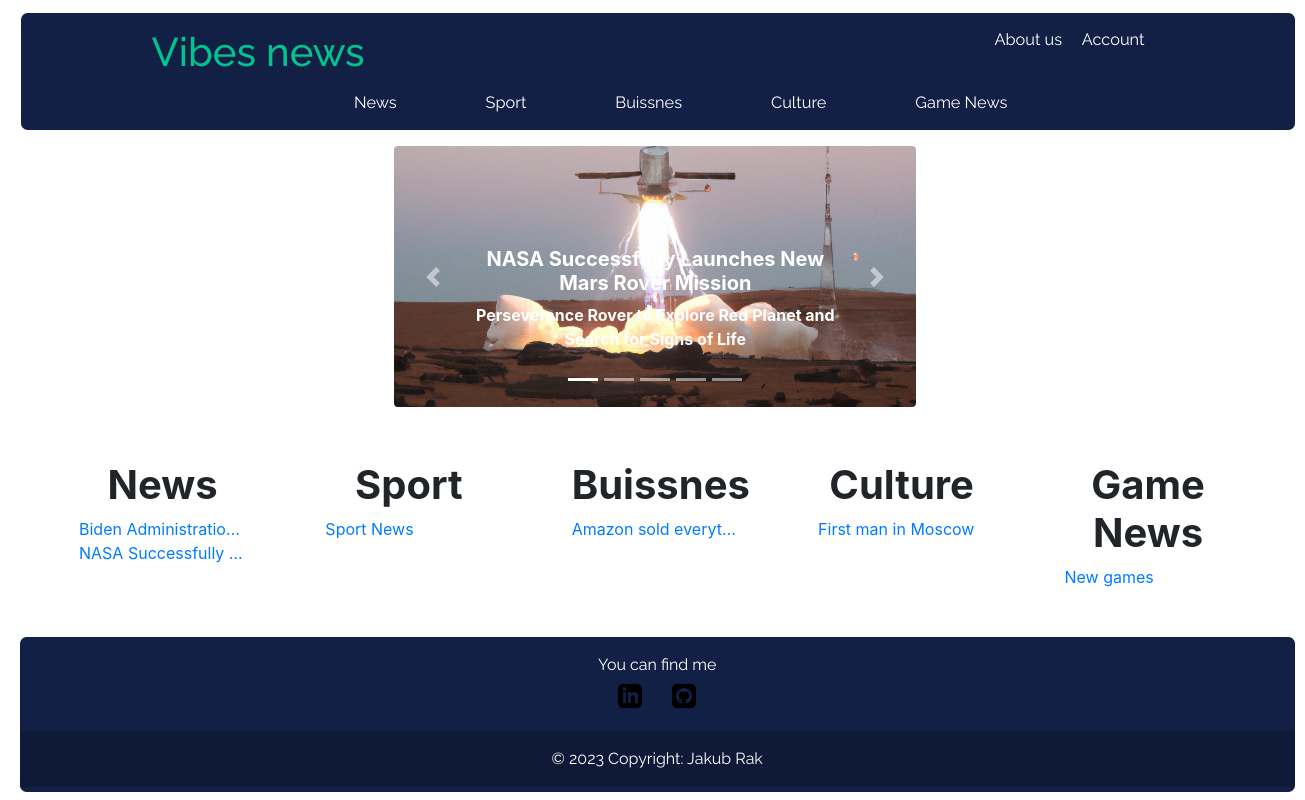
The page /home on the database its author committed.
### vibes/models.py (models this page shows, shortened)
class Article(db.Model):
    id = db.Column (db.Integer, primary_key = True)
    title = db.Column (db.String(255), unique = True, nullable = False)
    image_of_article = db.Column (db.String(255), nullable = False, default = 'default.png')
    subtitle = db.Column (db.Text, nullable = False)
    content = db.Column (db.Text, nullable = False)
    source = db.Column (db.String(255), nullable = False)
    time_posted = db.Column (db.DateTime, nullable = False, default = datetime.utcnow)
    category_id = db.Column(db.Integer, db.ForeignKey('category.id'), nullable=False)
    user_id = db.Column(db.Integer, db.ForeignKey('user.id'), nullable = False)

### vibes/main/routes.py (the view)
@main.route("/")
@main.route("/home")
def home():
    carousel_news = carousel_select('News')
    carousel_sport = carousel_select('Sport')
    carousel_buissnes = carousel_select('Buissnes')
    carousel_culture = carousel_select('Culture')
    carousel_game_news = carousel_select('Game News')
    carousel_items = [carousel_sport, carousel_buissnes, carousel_culture, carousel_game_news]
    all_news = all_articles('News')
    all_sport = all_articles('Sport')
    all_buissnes = all_articles('Buissnes')
    all_culture = all_articles('Culture')
    all_game_news = all_articles('Game News')
    return render_template('home.html', title = 'Vibes News', carousel_items = carousel_items, carousel_item_first = carousel_news, news=all_news, sport=all_sport, buissnes = all_buissnes, culture = all_culture, game_news=all_game_news)

### vibes/main/routes.py (called while the page is built)
@staticmethod
def carousel_select(category):
    category = Category.query.filter_by(name=category).first()
    first_article = Article.query.filter_by(category_id=category.id).first()
    all_articles = Article.query.filter_by(category_id=category.id).all()
    for article in all_articles:
        if first_article.time_posted < article.time_posted:
            first_article = article
    return first_article

@staticmethod
def all_articles(category):
    category = Category.query.filter_by(name=category).first()
    all_articles = Article.query.filter_by(category_id=category.id).all()
    return all_articles

### vibes/templates/home.html (shortened to what this page needs)
{% extends "layout.html" %}
{% block content %}
    <div class="d-flex justify-content-center">
        <div id="carousel" class="carousel slide img-fluid mt-3" data-ride="carousel" style="width:40vw; object-fit: cover; height: 20vw;">
            <ol class="carousel-indicators">
            <li data-target="#carousel" data-slide-to="0" class="active"></li>
            <li data-target="#carousel" data-slide-to="1"></li>
            <li data-target="#carousel" data-slide-to="2"></li>
            <li data-target="#carousel" data-slide-to="3"></li>
            <li data-target="#carousel" data-slide-to="4"></li>
            </ol>
            <div class="carousel-inner">
            <div class="carousel-item active">
                <a href="{{url_for('articles.article', article_id = carousel_item_first.id)}}">
                    <img class="d-block w-100 rounded img-fluid" src="{{url_for('static', filename = 'pics/' + carousel_item_first.image_of_article)}}" style="width:40vw; object-fit: cover; height: 20vw;" alt="First slide">
                </a>
                <div class="carousel-caption d-none d-md-block">
                    <h5 class="font-weight-bold">{{carousel_item_first.title}}</h5>
                    <p class="font-weight-bold">{{carousel_item_first.subtitle}}</p>
                </div>
            </div>
            </div>
            <a class="carousel-control-prev" href="#carousel" role="button" data-slide="prev">
            <span class="carousel-control-prev-icon" aria-hidden="true"></span>
            </a>
            <a class="carousel-control-next" href="#carousel" role="button" data-slide="next">
            <span class="carousel-control-next-icon" aria-hidden="true"></span>
            </a>
        </div>
      </div>
      <div class="d-flex flex-row justify-content-between ml-5 align-items-between mr-5">
        <div class="d-flex flex-column col-2">
            <h1 class="font-weight-bold text-center">News</h1>
            {% for article in news %}
            <a href="{{url_for('articles.article', article_id = article.id)}}">
                <span class="text-truncate" style="display:block">{{article.title}}</span>
            </a>
            {% endfor %}
        </div>
        <div class="d-flex flex-column col-2">
            <h1 class="font-weight-bold text-center">Sport</h1>
            {% for article in sport %}
            <a href="{{url_for('articles.article', article_id = article.id)}}">
                <span class="text-truncate" style="display:block">{{article.title}}</span>
            </a>
            {% endfor %}
        </div>
        <div class="d-flex flex-column col-2">
            <h1 class="font-weight-bold text-center">Buissnes</h1>
            {% for article in buissnes %}
            <a href="{{url_for('articles.article', article_id = article.id)}}">
                <span  class="text-truncate" style="display:block">{{article.title}}</span>
            </a>
            {% endfor %}
        </div>
        <div class="d-flex flex-column col-2">
            <h1 class="font-weight-bold text-center">Culture</h1>
            {% for article in culture %}
            <a href="{{url_for('articles.article', article_id = article.id)}}">
                <span  class="text-truncate" style="display:block">{{article.title}}</span>
            </a>
            {% endfor %}
        </div>
        <div class="d-flex flex-column col-2">
            <h1 class="font-weight-bold text-center">Game News</h1>
            {% for article in game_news %}
            <a href="{{url_for('articles.article', article_id = article.id)}}">
                <span  class="text-truncate" style="display:block">{{article.title}}</span>
            </a>
            {% endfor %}
        </div>
      </div>
{% endblock content %}

### vibes/static/style.css (style rules this page uses)
:root { --black: #191e29; --dark-blue: #132046; --neon-green: #01c38d; --grey: #696e79; --white: #ffff; --font-family: "Raleway", sans-serif; }
body { min-height: 98vh; margin: 0; display: grid; grid-template-rows: auto 1fr auto; }

### rows shown on the page
Article: image_of_article (picture), title "NASA Successfully Launches New Mars Rover Mission", subtitle "Perseverance Rover to Explore Red Planet and Search for Signs of Life", title "NASA Successfully…"
Article: title "Biden Administratio…"
Article: title "Sport News"
Article: title "Amazon sold everyt…"
Article: title "First man in Moscow"
Article: title "New games"
